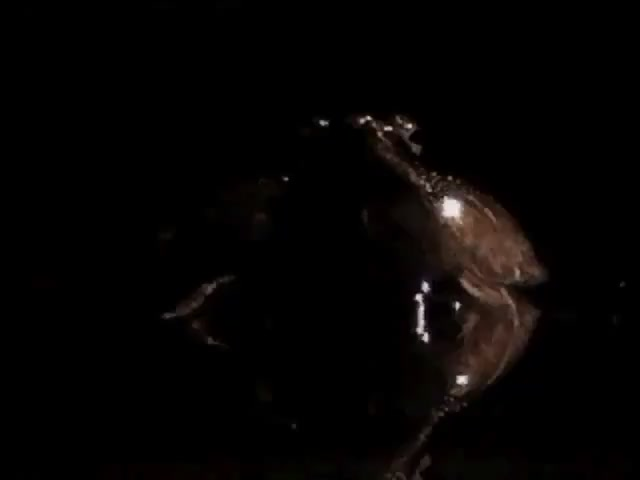
#> input picture images/00001.jpg, 640 x 480 px, found by its file name; its folder holds 2 pictures in this run
$ python randomize_pixels.py images   (Python 2 division)
#> lines starting #> are read from the running program, lines starting #| are printed output that depends on the picture
from  numpy import *
import os, sys, cv2

# code based on: http://stackoverflow.com/questions/12926349/python-image-shuffle-failure-where-have-i-gone-wrong

def shuffle(ary):
    a=len(ary)
    b=a-1
    # if you want to randomize the pixels in each frame independently, uncomment the following line
    random.seed(11)
    for d in range(b,0,-1):
         e = random.randint(0,d)
         ary[[d,e]] = ary[[e,d]]
    return ary

script, path = sys.argv

for file in os.listdir(path):
    if file.endswith(".jpg"):

        print "processing " + str(file)
        frame = cv2.imread(file)
#> frame is the input picture: shape (480, 640, 3); mean B, G, R 3.2, 3.8, 5.5
        shape = frame.shape
#> shape = (480, 640, 3)

        # collapse the 2d photo into a 1d array
        frame = frame.reshape((shape[0]*shape[1],shape[2]))

        # randomize using Fisher-Yates algorithm
        frame = shuffle(frame)
#> in shuffle, `a=len(ary)`: a = 307200
#> in shuffle, `b=a-1`: b = 307199

        # go from 1d array to 2d photo
        frame = frame.reshape(shape)
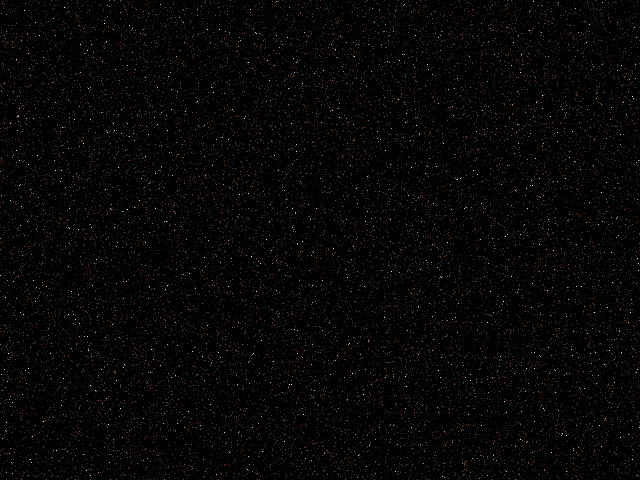
#> frame: shape (480, 640, 3); mean B, G, R 3.2, 3.8, 5.5
        print frame.shape
#| (480, 640, 3)

        cv2.imwrite(file,frame)

print "done"
